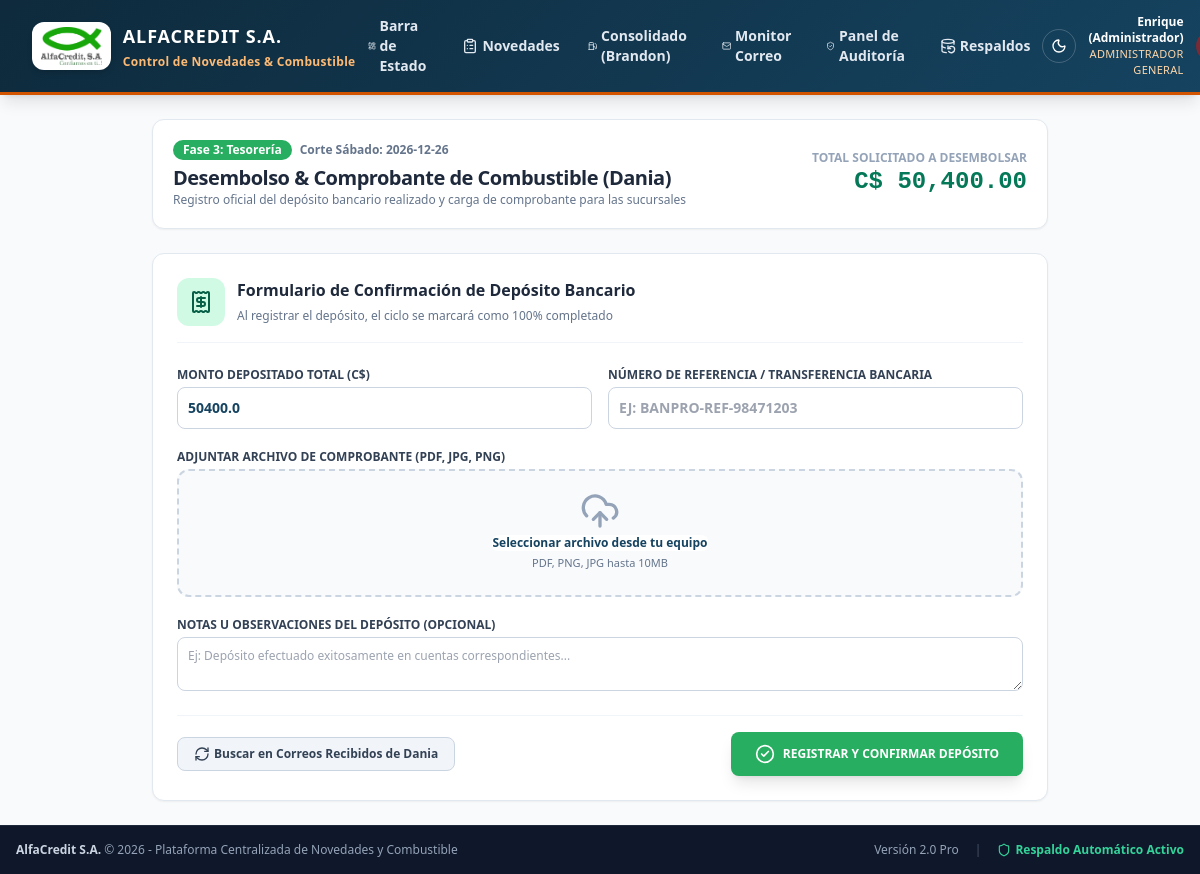
Before: /deposito (signed in) with the older database file.
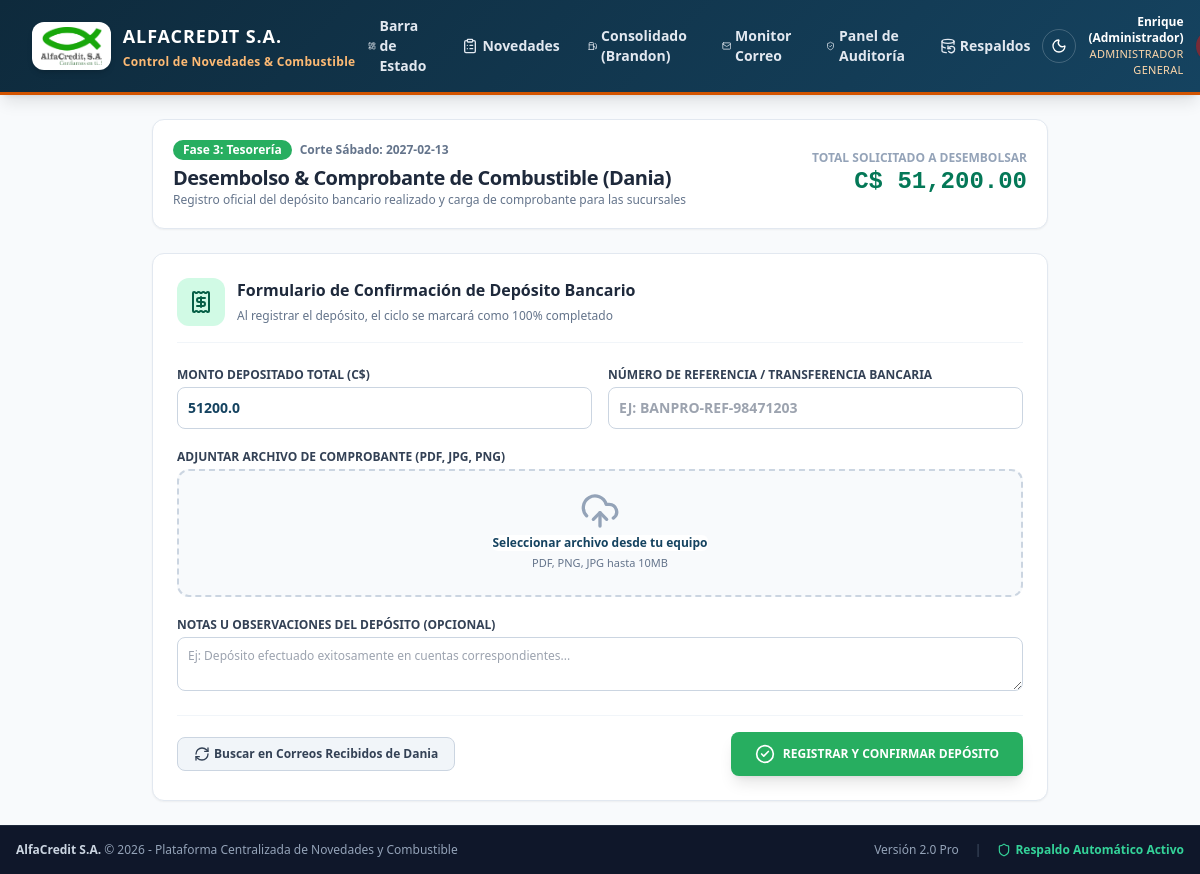
After: the same page with the newer database file.
### tables this page shows
CREATE TABLE usuarios (
        id INTEGER PRIMARY KEY AUTOINCREMENT,
        email TEXT UNIQUE NOT NULL,
        password_hash TEXT NOT NULL,
        nombre TEXT NOT NULL,
        rol TEXT NOT NULL, -- 'admin', 'gerente', 'brandon', 'dania'
        sucursal_id INTEGER REFERENCES sucursales(id),
        activo INTEGER DEFAULT 1,
        ultimo_acceso TEXT,
        creado_en TEXT DEFAULT CURRENT_TIMESTAMP
    );

CREATE TABLE ciclos_semanales (
        id INTEGER PRIMARY KEY AUTOINCREMENT,
        fecha_sabado TEXT UNIQUE NOT NULL,
        fecha_inicio_pas TEXT NOT NULL,
        fecha_fin_pas TEXT NOT NULL,
        fecha_inicio_fut TEXT NOT NULL,
        fecha_fin_fut TEXT NOT NULL,
        estado_general TEXT DEFAULT 'FASE_1_GERENTES', -- 'FASE_1_GERENTES', 'FASE_2_BRANDON', 'FASE_3_DANIA', 'FASE_4_COMPLETADO'
        total_combustible_calculado REAL DEFAULT 0.0,
        total_combustible_aprobado REAL DEFAULT 0.0,
        notas TEXT,
        creado_en TEXT DEFAULT CURRENT_TIMESTAMP,
        cerrado_en TEXT
    );

### app/main.py (the view)
@app.get("/deposito", response_class=HTMLResponse)
async def deposito_page(request: Request, user: dict = Depends(require_auth)):
    if user["rol"] not in ["admin", "brandon"]:
        raise HTTPException(status_code=403, detail="Acceso exclusivo para Administración y Coordinación de Logística (Brandon)")
    estado = obtener_estado_completo_pipeline()
    return templates.TemplateResponse(request=request, name="dania_deposito.html", context={
        "user": user,
        "estado": estado
    })

### app/templates/dania_deposito.html (shortened to what this page needs)
{% extends "base.html" %}
{% block content %}
<div class="max-w-4xl mx-auto space-y-6">
    <div class="bg-white p-5 rounded-xl border border-slate-200 shadow-sm flex flex-col md:flex-row md:items-center md:justify-between gap-4">
        <div>
            <div class="flex items-center space-x-2">
                <span class="px-2.5 py-0.5 rounded-full text-xs font-bold bg-[#27ae60] text-white">Fase 3: Tesorería</span>
                <span class="text-xs text-slate-500 font-semibold">Corte Sábado: <b>{{ estado.ciclo.fecha_sabado }}</b></span>
            </div>
            <h1 class="text-xl font-black text-slate-800 tracking-tight mt-1">Desembolso & Comprobante de Combustible (Dania)</h1>
            <p class="text-xs text-slate-500">Registro oficial del depósito bancario realizado y carga de comprobante para las sucursales</p>
        </div>
        <div class="text-right">
            <span class="block text-xs font-bold text-slate-400 uppercase">Total Solicitado a Desembolsar</span>
            <span class="text-2xl font-black text-emerald-700 money-display">C$ {{ "{:,.2f}".format(estado.suma_total_neto) }}</span>
        </div>
    </div>
    <div class="bg-white p-6 rounded-xl border border-slate-200 shadow-sm">
        <div class="flex items-center space-x-3 mb-6 pb-4 border-b border-slate-100">
            <div class="p-3 bg-emerald-100 text-emerald-800 rounded-xl">
                <i data-lucide="receipt" class="w-6 h-6"></i>
            </div>
            <div>
                <h3 class="font-black text-slate-800 text-base">Formulario de Confirmación de Depósito Bancario</h3>
                <span class="text-xs text-slate-500">Al registrar el depósito, el ciclo se marcará como 100% completado</span>
            </div>
        </div>
        <form id="form-dania-deposito" onsubmit="registrarDepositoDania(event)" class="space-y-5">
            <div class="grid grid-cols-1 md:grid-cols-2 gap-4 text-xs">
                <div>
                    <label class="block font-bold text-slate-700 uppercase mb-1">Monto Depositado Total (C$)</label>
                    <input type="number" step="0.01" id="monto" name="monto" value="{{ estado.suma_total_neto }}" required class="w-full border border-slate-300 rounded-lg p-2.5 font-bold text-sm text-[#154360]">
                </div>
                <div>
                    <label class="block font-bold text-slate-700 uppercase mb-1">Número de Referencia / Transferencia Bancaria</label>
                    <input type="text" id="referencia" name="referencia" placeholder="Ej: BANPRO-REF-98471203" required class="w-full border border-slate-300 rounded-lg p-2.5 font-semibold text-sm uppercase">
                </div>
            </div>
            <div class="text-xs">
                <label class="block font-bold text-slate-700 uppercase mb-1">Adjuntar Archivo de Comprobante (PDF, JPG, PNG)</label>
                <div class="mt-1 flex justify-center px-6 pt-5 pb-6 border-2 border-slate-300 border-dashed rounded-xl hover:border-emerald-500 transition bg-slate-50">
                    <div class="space-y-1 text-center">
                        <i data-lucide="upload-cloud" class="mx-auto h-10 w-10 text-slate-400"></i>
                        <div class="flex text-xs text-slate-600">
                            <label for="comprobante_file" class="relative cursor-pointer bg-white rounded-md font-bold text-[#154360] hover:text-blue-700 focus-within:outline-none">
                                <span>Seleccionar archivo desde tu equipo</span>
                            </label>
                        </div>
                        <p id="nombre-archivo-seleccionado" class="text-[11px] text-slate-500">PDF, PNG, JPG hasta 10MB</p>
                    </div>
                </div>
            </div>
            <div class="text-xs">
                <label class="block font-bold text-slate-700 uppercase mb-1">Notas u Observaciones del Depósito (Opcional)</label>
                <textarea id="notas" name="notas" rows="2" placeholder="Ej: Depósito efectuado exitosamente en cuentas correspondientes..." class="w-full border border-slate-300 rounded-lg p-2.5"></textarea>
            </div>
            <div class="pt-4 border-t border-slate-100 flex items-center justify-between">
                <button type="button" onclick="sincronizarCorreo()" class="px-4 py-2 bg-slate-100 hover:bg-slate-200 text-slate-700 text-xs font-bold rounded-lg border border-slate-300 transition flex items-center space-x-1">
                    <i data-lucide="refresh-cw" class="w-4 h-4"></i>
                    <span>Buscar en Correos Recibidos de Dania</span>
                </button>
                <button type="submit" class="px-6 py-3 bg-[#27ae60] hover:bg-[#219150] text-white text-xs font-black rounded-lg shadow-lg hover:shadow-xl transition flex items-center space-x-2">
                    <i data-lucide="check-circle-2" class="w-5 h-5"></i>
                    <span>REGISTRAR Y CONFIRMAR DEPÓSITO</span>
                </button>
            </div>
        </form>
    </div>
</div>
{% endblock %}

### app/templates/base.html (shortened to what this page needs)
<!DOCTYPE html>
<html lang="es">
<head>
    <script src="https://cdn.tailwindcss.com"></script>
    <link rel="stylesheet" href="/static/css/custom.css">
</head>
<body class="min-h-screen flex flex-col bg-slate-50 text-slate-800">
    <header class="alfa-navbar text-white shadow-lg sticky top-0 z-50">
        <div class="max-w-7xl mx-auto px-4 sm:px-6 lg:px-8">
            <div class="flex items-center justify-between min-h-[4.25rem] py-2">
                <div class="flex items-center space-x-3 py-0.5">
                    <a href="/dashboard" class="flex items-center gap-3 group select-none transition-transform hover:opacity-95">
                        <div class="h-11 sm:h-12 px-2 py-1 bg-white rounded-xl shadow-md flex items-center justify-center shrink-0 border border-white/20 transition-transform group-hover:scale-105 overflow-hidden">
                            <img src="/static/img/logo.png" alt="AlfaCredit Logo" class="h-full w-auto max-w-[85px] sm:max-w-[105px] object-contain" onerror="this.onerror=null; this.parentElement.innerHTML='<span class=\'font-black text-[#154360] text-sm\'>AC</span>';">
                        </div>
                        <div class="flex flex-col justify-center min-w-0">
                            <span class="text-base sm:text-lg font-black tracking-wider text-white leading-none uppercase drop-shadow-sm">ALFACREDIT S.A.</span>
                            <span class="text-[11px] sm:text-xs font-bold text-orange-300 tracking-wide leading-none mt-1 truncate drop-shadow-sm">Control de Novedades &amp; Combustible</span>
                        </div>
                    </a>
                </div>
                {% if user %}
                <nav class="hidden md:flex items-center space-x-1">
                    <a href="/dashboard" class="px-3 py-2 rounded-md text-sm font-semibold hover:bg-white/10 transition flex items-center space-x-1 {% if request.url.path == '/dashboard' %}bg-white/20 text-white{% else %}text-slate-200{% endif %}">
                        <i data-lucide="layout-dashboard" class="w-4 h-4"></i>
                        <span>Barra de Estado</span>
                    </a>
                    {% if user.rol in ['gerente', 'admin', 'brandon'] %}
                    <a href="/novedades" class="px-3 py-2 rounded-md text-sm font-semibold hover:bg-white/10 transition flex items-center space-x-1 {% if request.url.path == '/novedades' %}bg-white/20 text-white{% else %}text-slate-200{% endif %}">
                        <i data-lucide="clipboard-list" class="w-4 h-4"></i>
                        <span>Novedades</span>
                    </a>
                    {% endif %}
                    {% if user.rol in ['admin', 'brandon'] %}
                    <a href="/consolidado" class="px-3 py-2 rounded-md text-sm font-semibold hover:bg-white/10 transition flex items-center space-x-1 {% if request.url.path == '/consolidado' %}bg-white/20 text-white{% else %}text-slate-200{% endif %}">
                        <i data-lucide="fuel" class="w-4 h-4"></i>
                        <span>Consolidado (Brandon)</span>
                    </a>
                    <a href="/email-config" class="px-3 py-2 rounded-md text-sm font-semibold hover:bg-white/10 transition flex items-center space-x-1 {% if request.url.path == '/email-config' %}bg-white/20 text-white{% else %}text-slate-200{% endif %}">
                        <i data-lucide="mail" class="w-4 h-4"></i>
                        <span>Monitor Correo</span>
                    </a>
                    <a href="/auditoria" class="px-3 py-2 rounded-md text-sm font-semibold hover:bg-white/10 transition flex items-center space-x-1 {% if request.url.path == '/auditoria' %}bg-white/20 text-white{% else %}text-slate-200{% endif %}">
                        <i data-lucide="shield-check" class="w-4 h-4"></i>
                        <span>Panel de Auditoría</span>
                    </a>
                    {% endif %}
                    {% if user.rol == 'admin' %}
                    <a href="/respaldos" class="px-3 py-2 rounded-md text-sm font-semibold hover:bg-white/10 transition flex items-center space-x-1 {% if request.url.path == '/respaldos' %}bg-white/20 text-white{% else %}text-slate-200{% endif %}">
                        <i data-lucide="database-backup" class="w-4 h-4"></i>
                        <span>Respaldos</span>
                    </a>
                    {% endif %}
                </nav>
                {% endif %}
                <div class="flex items-center space-x-3">
                    <button id="theme-toggle-btn" type="button" onclick="toggleDarkMode()" title="Alternar Modo Oscuro / Modo Claro" class="p-2 rounded-full hover:bg-white/10 text-white transition border border-white/20 flex items-center justify-center">
                        <i id="theme-toggle-dark-icon" data-lucide="moon" class="w-4 h-4"></i>
                    </button>
                    {% if user %}
                    <div class="text-right hidden sm:block">
                        <span class="block text-xs font-bold text-white">{{ user.nombre }}</span>
                        <span class="block text-[11px] font-medium text-orange-200 uppercase tracking-wide">
                            {% if user.rol == 'gerente' %}Sucursal {{ user.sucursal_nombre }}{% elif user.rol == 'jefe_credito' %}Jefe de Crédito &bull; Supervisión{% elif user.rol == 'brandon' %}Coordinación Logística{% elif user.rol == 'admin' %}Administrador General{% else %}{{ user.rol }}{% endif %}
                        </span>
                    </div>
                    <a href="/logout" title="Cerrar Sesión" class="p-2 rounded-full hover:bg-red-600/80 text-white transition bg-red-700/60 shadow-sm">
                    </a>
                    {% endif %}
                </div>
            </div>
        </div>
    </header>
    <main class="flex-grow max-w-7xl w-full mx-auto px-4 sm:px-6 lg:px-8 py-6">
        {% block content %}{% endblock %}
    </main>
    <footer class="bg-slate-900 text-slate-400 py-4 border-t border-slate-800 text-xs mt-auto">
        <div class="max-w-7xl mx-auto px-4 flex flex-col sm:flex-row justify-between items-center gap-2">
            <div>
                <span class="font-bold text-slate-300">AlfaCredit S.A.</span> &copy; 2026 - Plataforma Centralizada de Novedades y Combustible
            </div>
            <div class="flex items-center space-x-4">
                <span>Versión 2.0 Pro</span>
                <span class="text-slate-600">|</span>
                <span class="text-emerald-400 font-semibold flex items-center gap-1">
                    <i data-lucide="shield" class="w-3.5 h-3.5"></i> Respaldo Automático Activo
                </span>
            </div>
        </div>
    </footer>
</body>
</html>

### app/static/css/custom.css (style rules this page uses)
:root { --alfa-blue: #154360; --alfa-blue-dark: #0e2a3c; --alfa-blue-light: #2471a3; --alfa-orange: #d35400; --alfa-orange-light: #e67e22; --alfa-green: #27ae60; --alfa-green-light: #2ecc71; --alfa-red: #c0392b; --alfa-money: #e8f8f5; --alfa-gray-bg: #f8fafc; --alfa-card-border: #e2e8f0; }
body { font-family: 'Segoe UI', system-ui, -apple-system, BlinkMacSystemFont, Roboto, sans-serif; background-color: var(--alfa-gray-bg); color: #1e293b; }
.alfa-navbar { background: linear-gradient(135deg, var(--alfa-blue-dark) 0%, var(--alfa-blue) 100%); border-bottom: 3px solid var(--alfa-orange); }
.money-display { font-family: 'Consolas', 'Courier New', monospace; font-weight: 700; }

Changed rows visible on the page:
no longer on this page (row edited): ciclos_semanales: ciclo.fecha_sabado "2026-12-26"
added ciclos_semanales: ciclo.fecha_sabado "2027-02-13"
Other visible differences:
{{ "{:,.2f}".format(estado.suma_total_neto) }}: "50,400.00" → "51,200.00"
form field monto: "50400.0" → "51200.0"
